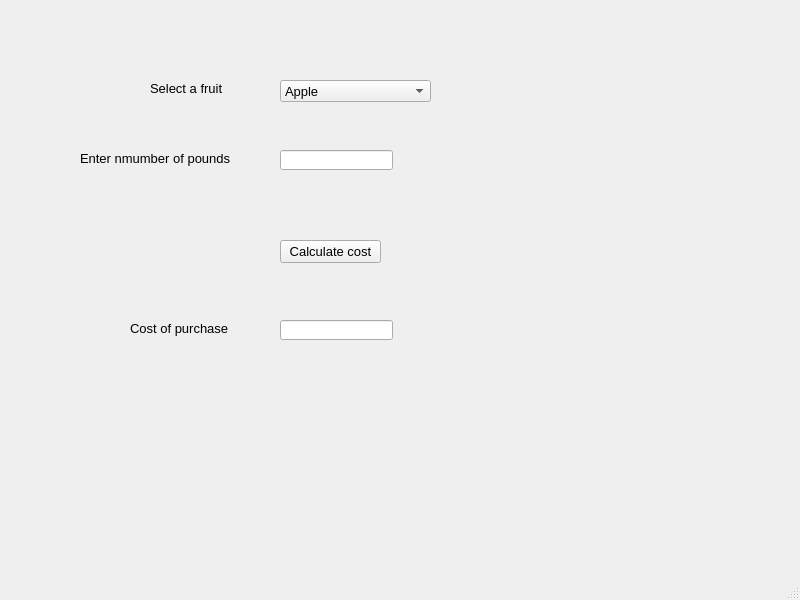
<?xml version="1.0" encoding="UTF-8"?>
<ui version="4.0">
 <class>fruitPurchase</class>
 <widget class="QMainWindow" name="fruitPurchase">
  <property name="geometry">
   <rect>
    <x>0</x>
    <y>0</y>
    <width>800</width>
    <height>600</height>
   </rect>
  </property>
  <property name="font">
   <font>
    <family>Arial</family>
    <pointsize>10</pointsize>
   </font>
  </property>
  <property name="windowTitle">
   <string>Fruit Purchase</string>
  </property>
  <widget class="QWidget" name="centralwidget">
   <widget class="QLabel" name="lblFruit">
    <property name="geometry">
     <rect>
      <x>150</x>
      <y>80</y>
      <width>81</width>
      <height>16</height>
     </rect>
    </property>
    <property name="text">
     <string>Select a fruit</string>
    </property>
   </widget>
   <widget class="QComboBox" name="cmbFruit">
    <property name="geometry">
     <rect>
      <x>280</x>
      <y>80</y>
      <width>151</width>
      <height>22</height>
     </rect>
    </property>
    <item>
     <property name="text">
      <string>Apple</string>
     </property>
    </item>
    <item>
     <property name="text">
      <string>Orange</string>
     </property>
    </item>
    <item>
     <property name="text">
      <string>Mango</string>
     </property>
    </item>
    <item>
     <property name="text">
      <string>Kiwi</string>
     </property>
    </item>
    <item>
     <property name="text">
      <string>Banana</string>
     </property>
    </item>
   </widget>
   <widget class="QLabel" name="lblPrice">
    <property name="geometry">
     <rect>
      <x>470</x>
      <y>80</y>
      <width>141</width>
      <height>16</height>
     </rect>
    </property>
    <property name="text">
     <string/>
    </property>
   </widget>
   <widget class="QLabel" name="lblQuantity">
    <property name="geometry">
     <rect>
      <x>80</x>
      <y>150</y>
      <width>151</width>
      <height>16</height>
     </rect>
    </property>
    <property name="text">
     <string>Enter nmumber of pounds</string>
    </property>
   </widget>
   <widget class="QLineEdit" name="txtQuantity">
    <property name="geometry">
     <rect>
      <x>280</x>
      <y>150</y>
      <width>113</width>
      <height>20</height>
     </rect>
    </property>
   </widget>
   <widget class="QPushButton" name="btnCalculate">
    <property name="geometry">
     <rect>
      <x>280</x>
      <y>240</y>
      <width>101</width>
      <height>23</height>
     </rect>
    </property>
    <property name="text">
     <string>Calculate cost</string>
    </property>
   </widget>
   <widget class="QLabel" name="lblCost">
    <property name="geometry">
     <rect>
      <x>130</x>
      <y>320</y>
      <width>101</width>
      <height>16</height>
     </rect>
    </property>
    <property name="text">
     <string>Cost of purchase</string>
    </property>
   </widget>
   <widget class="QLineEdit" name="txtCost">
    <property name="geometry">
     <rect>
      <x>280</x>
      <y>320</y>
      <width>113</width>
      <height>20</height>
     </rect>
    </property>
    <property name="readOnly">
     <bool>true</bool>
    </property>
   </widget>
  </widget>
  <widget class="QMenuBar" name="menubar">
   <property name="geometry">
    <rect>
     <x>0</x>
     <y>0</y>
     <width>800</width>
     <height>22</height>
    </rect>
   </property>
  </widget>
  <widget class="QStatusBar" name="statusbar"/>
 </widget>
 <resources/>
 <connections/>
</ui>
